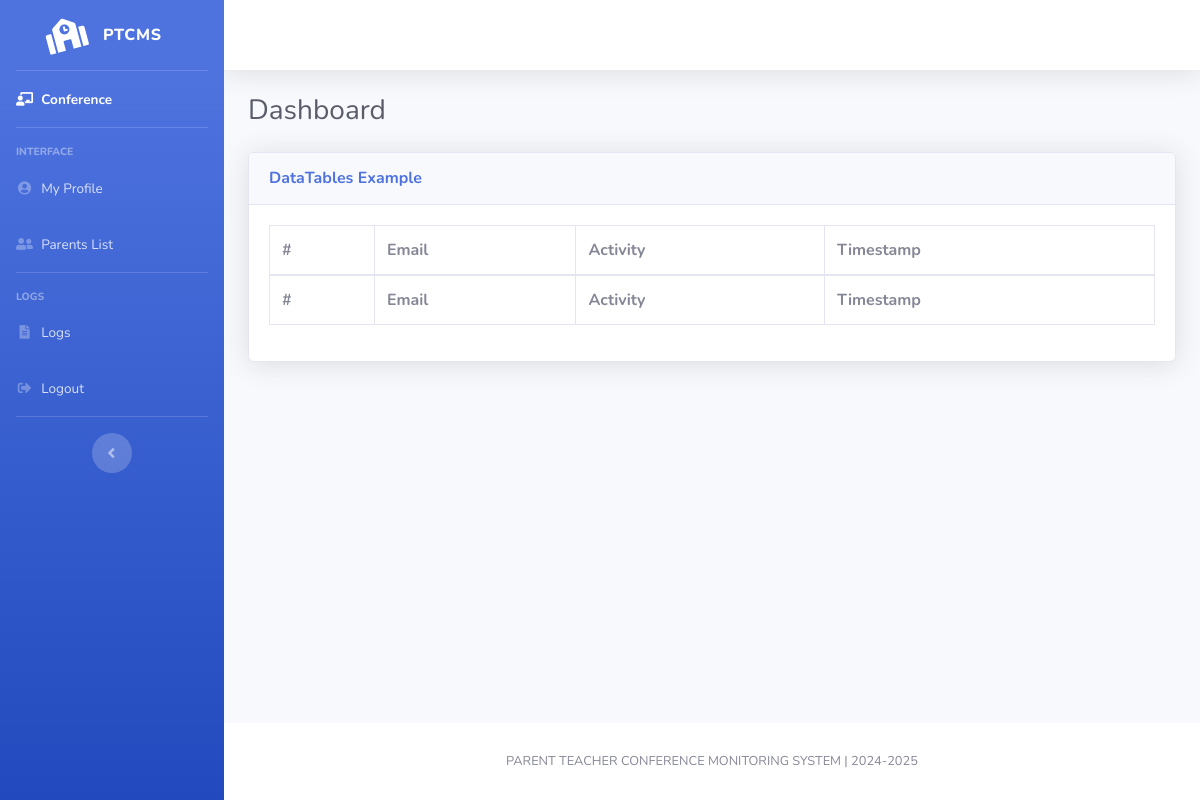
Before: /teacher/my-logs.php with the older database file.
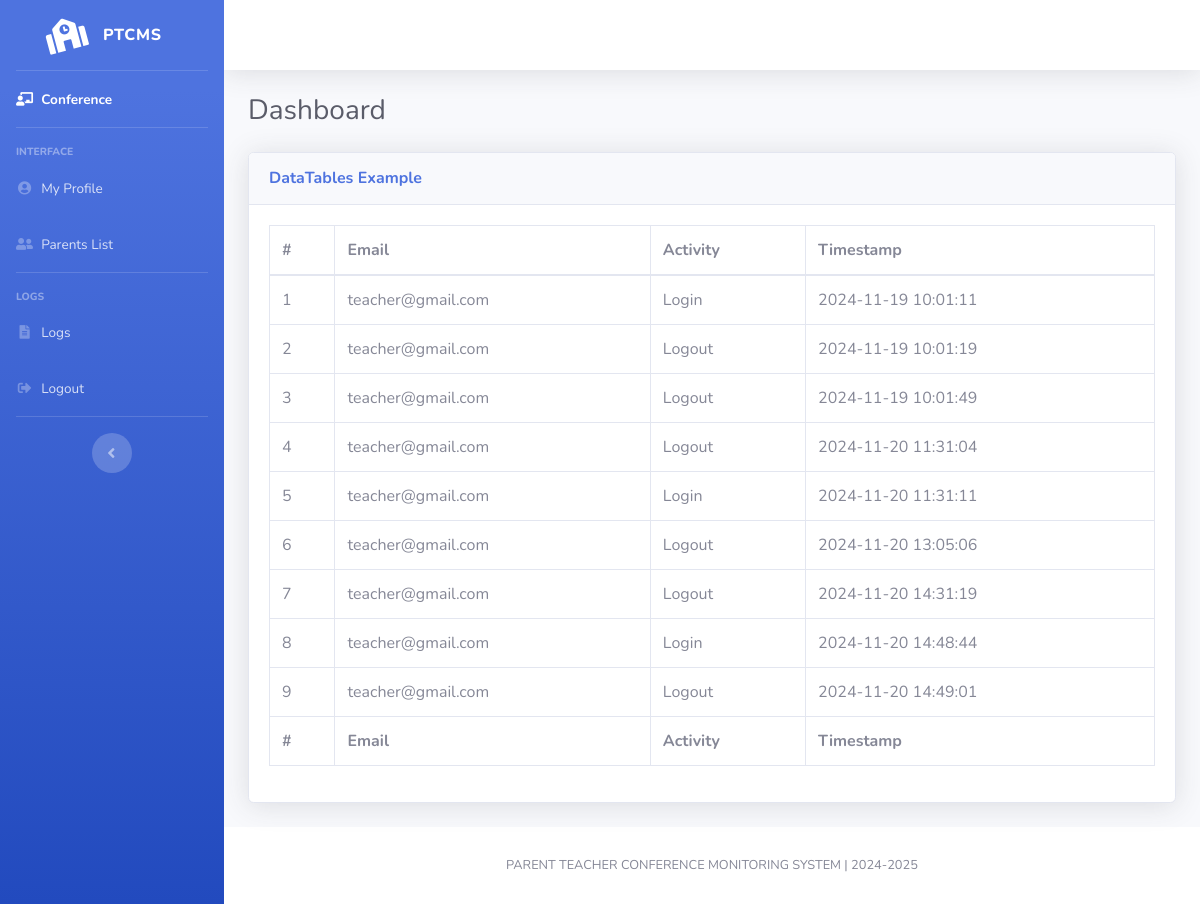
After: the same page with the newer database file.
### tables this page shows
CREATE TABLE `teacher_logs` (
  `id` int(11) NOT NULL,
  `email` varchar(100) NOT NULL,
  `activity_type` varchar(50) NOT NULL,
  `user_type` varchar(50) NOT NULL,
  `timestamp` timestamp NOT NULL DEFAULT current_timestamp()
);

### teacher/my-logs.php (the view)
<?php
    include("../components/teacher-header.php");
    $user_logs = $connForLogs->query("SELECT * FROM `teacher_logs`")->fetchAll(PDO::FETCH_ASSOC);
?>
<div id="content">
    <?php include("../components/topbar.php"); ?>
    <div class="container-fluid">
        <div class="d-sm-flex align-items-center justify-content-between mb-4">
            <h1 class="h3 mb-0 text-gray-800">Dashboard</h1>
        </div>
                <div class="card shadow mb-4">
            <div class="card-header py-3">
                <h6 class="m-0 font-weight-bold text-primary">DataTables Example</h6>
            </div>
            <div class="card-body">
                <div class="table-responsive">
                    <table class="table table-bordered" id="dataTable" width="100%" cellspacing="0">
                        <thead>
                            <tr>
                                <th>#</th>
                                <th>Email</th>
                                <th>Activity</th>
                                <th>Timestamp</th>
                            </tr>
                        </thead>
                        <tfoot>
                            <tr>
                                <th>#</th>
                                <th>Email</th>
                                <th>Activity</th>
                                <th>Timestamp</th>
                            </tr>
                        </tfoot>
                        <tbody>
                            <?php
                                $count = 1;
                                foreach ($user_logs as $logs):
                                ?>
                                <tr>
                                    <td><?php echo $count++; ?></td>
                                    <td><?php echo ($logs['email']); ?></td>
                                    <td><?php echo ($logs['activity_type']); ?></td>
                                    <td><?php echo ($logs['timestamp']); ?></td>
                                </tr>
                            <?php endforeach; ?>
                        </tbody>
                    </table>
                </div>
            </div>
        </div>
    </div>
</div>
<?php include("../components/footer.php"); ?>
</div>
</div>
<?php include("../components/scripts.php"); ?>
</body>
</html>

Changed rows visible on the page:
added teacher_logs: email "teacher@gmail.com", activity_type "Login", timestamp "2024-11-19 10:01:11"
added teacher_logs: email "teacher@gmail.com", activity_type "Logout", timestamp "2024-11-19 10:01:19"
added teacher_logs: email "teacher@gmail.com", activity_type "Logout", timestamp "2024-11-19 10:01:49"
added teacher_logs: email "teacher@gmail.com", activity_type "Logout", timestamp "2024-11-20 11:31:04"
added teacher_logs: email "teacher@gmail.com", activity_type "Login", timestamp "2024-11-20 11:31:11"
added teacher_logs: email "teacher@gmail.com", activity_type "Logout", timestamp "2024-11-20 13:05:06"
added teacher_logs: email "teacher@gmail.com", activity_type "Logout", timestamp "2024-11-20 14:31:19"
added teacher_logs: email "teacher@gmail.com", activity_type "Login", timestamp "2024-11-20 14:48:44"
added teacher_logs: email "teacher@gmail.com", activity_type "Logout", timestamp "2024-11-20 14:49:01"
